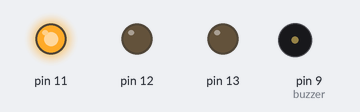
A sketch run on a simulated Arduino Uno, built with avr-gcc and run on an emulated ATmega328P. Parts: output pins drawn as LEDs (lit = HIGH), buzzer (waves = sounding). What the sketch prints to the serial monitor is not drawn. At 1.4 s the program stops and its outputs stay as they are.

Above: at 0.1 s.
At 1.3 s:
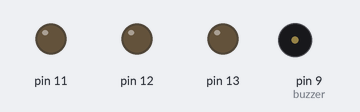
Timing chart, 0 to 2.8 s (numbered marks = the images above):
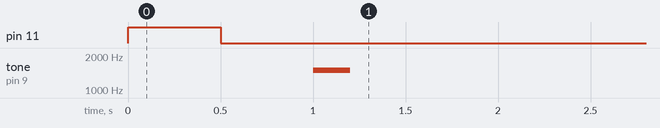

Measured:
- by itself, pin 11: LOW → HIGH at 0.00 s, → LOW 0.50 s later
- by itself, tone on pin 9 (buzzer): silent → 1500 Hz at 1.0 s, → silent 0.20 s later

The sketch:

Trafficlightsoundv1.ino
```cpp
// Traffic Light program

// setup speaker to arduino pin 9

const int buzzer = 9;

void setup() {

  // Set buzzer - pin 9 as an output
  pinMode(buzzer, OUTPUT);
  //sets up your serial monitor
  Serial.begin(9600);
  // red led pin
  pinMode(13, OUTPUT);
  //yellow led pin
  pinMode(12, OUTPUT);
  //green led pin
  pinMode(11, OUTPUT);

}
//consider the area below memory

//shutdown function - this code will stop your program
void shutdown()
{
 Serial.println("Program End");  // message to serial monitor
 while(1);
}

//consider the area above memory

void loop() {
  //Make the green Led blink
  digitalWrite(11, HIGH);   // set the LED on
  delay(500);              // wait for a 1/2 second
  digitalWrite(11, LOW);    // set the LED off
  delay(500);              // wait for a 1/2 second

  //Write your code here to make the yellow led blink


  //Write your code here to make the red led blink


  // Play a sound 1500
  tone(buzzer, 1500);
  // play sound for for 1/2 second
  delay(200);
  //stop sound
  noTone(buzzer);
  //stop sound for 1/2 second
  delay(200);

  //Write your code here to play a different sound


  //stop this program/sketch
  shutdown();

}
```
